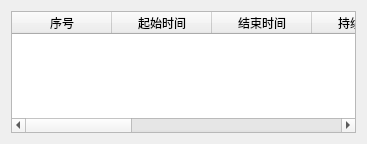
<?xml version="1.0" encoding="UTF-8"?>
<ui version="4.0">
 <class>AgriMachineDailyProductReport</class>
 <widget class="QWidget" name="AgriMachineDailyProductReport">
  <property name="geometry">
   <rect>
    <x>0</x>
    <y>0</y>
    <width>367</width>
    <height>144</height>
   </rect>
  </property>
  <property name="windowTitle">
   <string>Form</string>
  </property>
  <layout class="QGridLayout" name="gridLayout">
   <item row="0" column="0">
    <widget class="QTableWidget" name="tableWidget">
     <column>
      <property name="text">
       <string>序号</string>
      </property>
     </column>
     <column>
      <property name="text">
       <string>起始时间</string>
      </property>
     </column>
     <column>
      <property name="text">
       <string>结束时间</string>
      </property>
     </column>
     <column>
      <property name="text">
       <string>持续时间</string>
      </property>
     </column>
     <column>
      <property name="text">
       <string>行走距离</string>
      </property>
     </column>
     <column>
      <property name="text">
       <string>最高水温</string>
      </property>
     </column>
     <column>
      <property name="text">
       <string>最低水温</string>
      </property>
     </column>
     <column>
      <property name="text">
       <string>平均水温</string>
      </property>
     </column>
     <column>
      <property name="text">
       <string>油耗</string>
      </property>
     </column>
    </widget>
   </item>
  </layout>
 </widget>
 <resources/>
 <connections/>
</ui>
